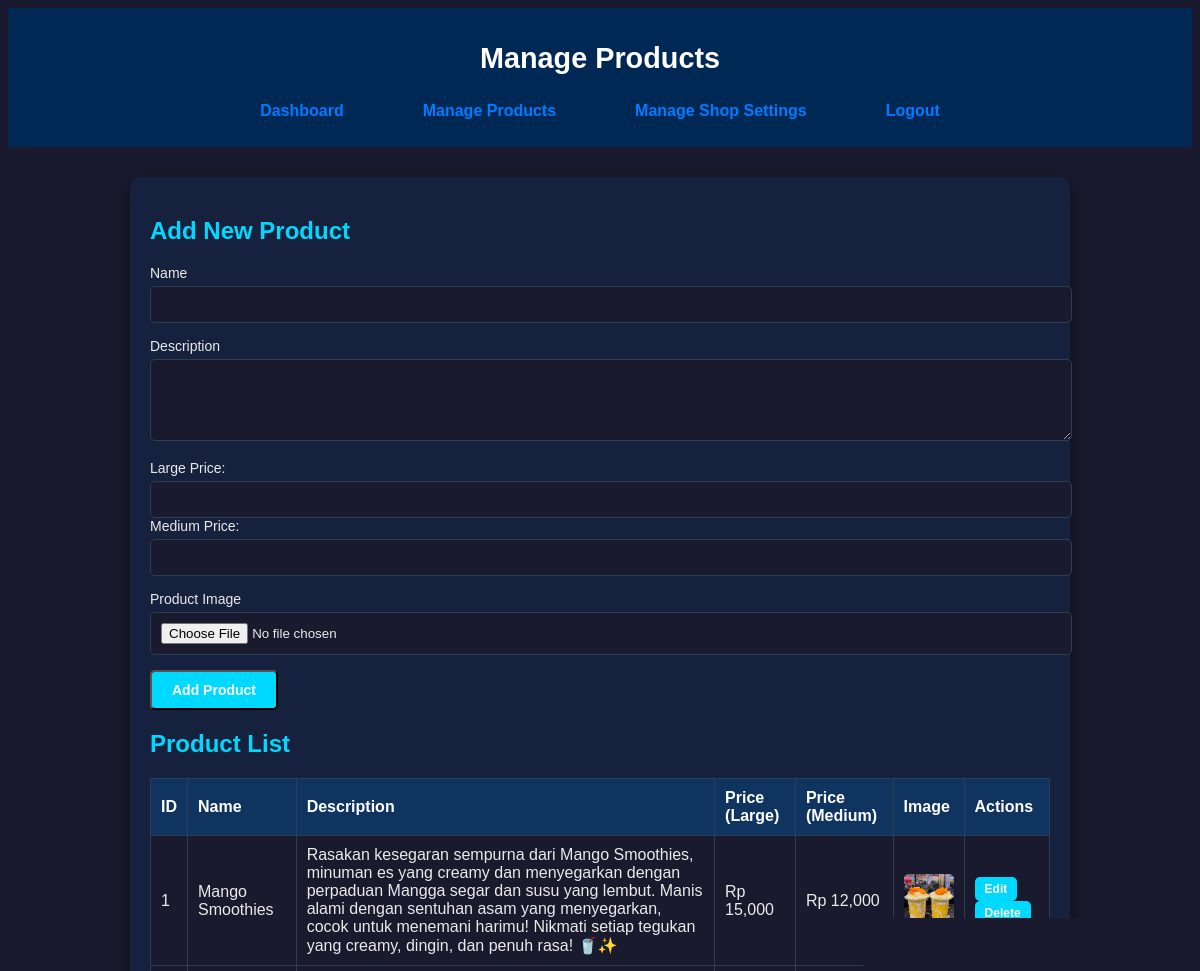
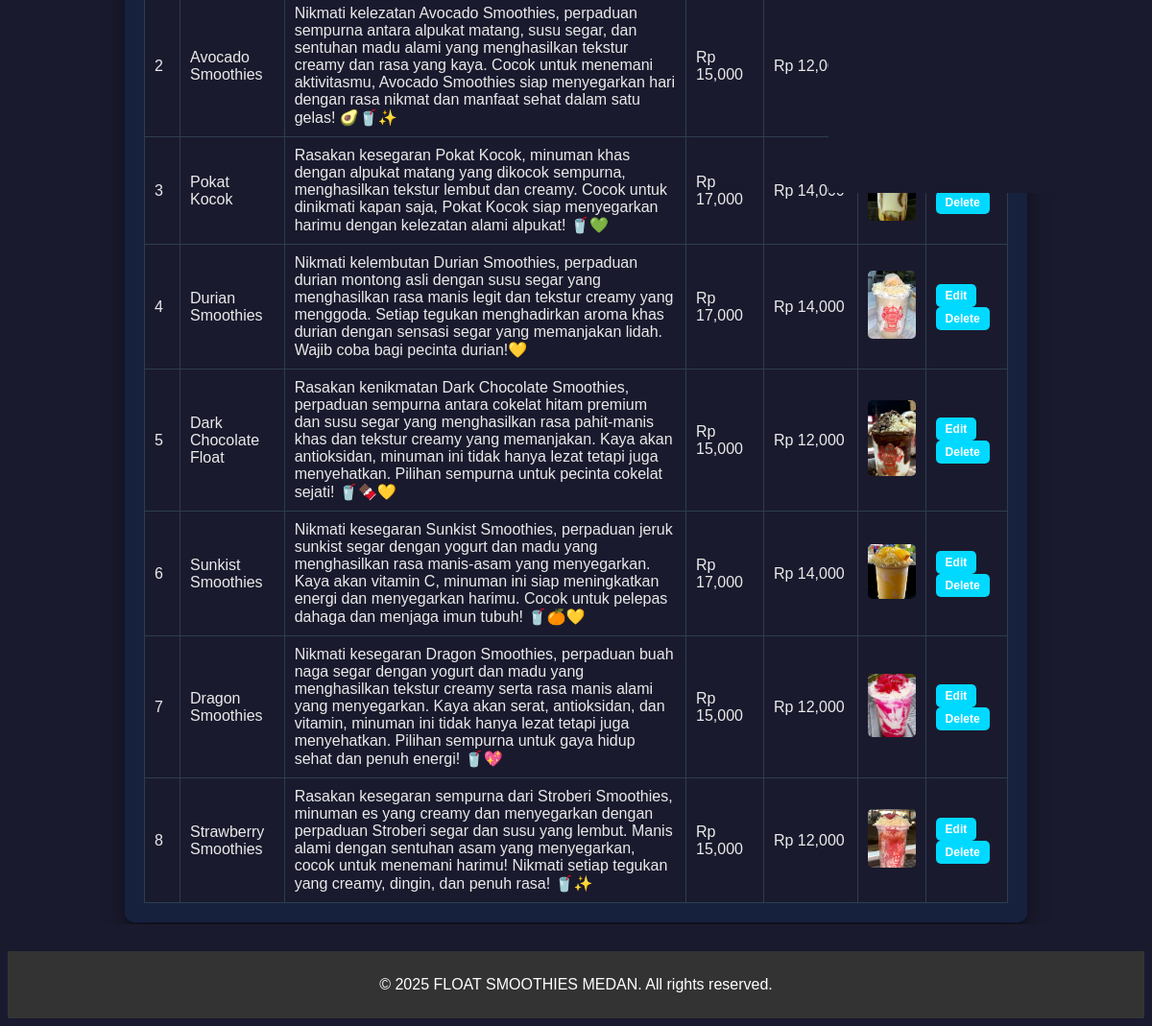
Screenshot of /manage_products.php (signed in) with the database file from the repository (2 pictures, top to bottom).
### tables this page shows
CREATE TABLE `products` (
  `id` int(11) NOT NULL,
  `name` varchar(100) NOT NULL,
  `description` text DEFAULT NULL,
  `price` decimal(10,2) NOT NULL,
  `price_large` decimal(10,2) NOT NULL,
  `price_medium` decimal(10,2) NOT NULL,
  `image` varchar(255) DEFAULT NULL
);

### manage_products.php (the view, shortened to what this page needs)
<?php
include '../includes/db.php';
$sql = "SELECT * FROM products";
$result = $conn->query($sql);
?>
<!DOCTYPE html>
<html lang="en">
<head>
    <link rel="stylesheet" href="https://cdnjs.cloudflare.com/ajax/libs/animate.css/4.1.1/animate.min.css">
</head>
<body>
<header>
    <div class="container">
        <h1>Manage Products</h1>
        <nav class="admin-navigation">
            <a href="index.php" class="nav-link">Dashboard</a>
            <a href="manage_products.php" class="nav-link">Manage Products</a>
            <a href="manage_shop_settings.php" class="nav-link">Manage Shop Settings</a>
            <a href="../logout.php" class="nav-link">Logout</a>
        </nav>
    </div>
</header>
    <div class="admin-container animate__animated animate__fadeIn">
        <h2>Add New Product</h2>
        <form action="" method="POST" enctype="multipart/form-data">
            <div class="input-group">
                <label for="name">Name</label>
                <input type="text" id="name" name="name" required>
            </div>
            <div class="input-group">
                <label for="description">Description</label>
                <textarea id="description" name="description" rows="4" required></textarea>
            </div>
            <div class="input-group">
            <label for="price_large">Large Price:</label>
            <input type="number" name="price_large" required>
            <label for="price_medium">Medium Price:</label>
            <input type="number" name="price_medium" required>
            </div>
            <div class="input-group">
                <label for="image">Product Image</label>
                <input type="file" id="image" name="image" accept="image/*" required>
            </div>
            <button type="submit" class="btn">Add Product</button>
        </form>
        <h2>Product List</h2>
        <table class="modern-table">
            <thead>
                <tr>
                    <th>ID</th>
                    <th>Name</th>
                    <th>Description</th>
                    <th>Price (Large)</th>
                    <th>Price (Medium)</th>
                    <th>Image</th>
                    <th>Actions</th>
                </tr>
            </thead>
            <tbody>
                <?php while($row = $result->fetch_assoc()): ?>
                    <tr>
                        <td><?php echo $row['id']; ?></td>
                        <td><?php echo $row['name']; ?></td>
                        <td><?php echo $row['description']; ?></td>
                        <td>Rp <?php echo number_format($row['price_large']); ?></td>
                        <td>Rp <?php echo number_format($row['price_medium']); ?></td>
                        <td><img src="../uploads/<?php echo $row['image']; ?>" alt="<?php echo $row['name']; ?>" width="50"></td>
                        <td>
                            <a href="edit_product.php?id=<?php echo $row['id']; ?>" class="btn">Edit</a>
                            <a href="delete_product.php?id=<?php echo $row['id']; ?>" class="btn">Delete</a>
                        </td>
                    </tr>
                <?php endwhile; ?>
            </tbody>
        </table>
    </div>
    <footer>
        <div class="footer">
            <p>&copy; 2025 FLOAT SMOOTHIES MEDAN. All rights reserved.</p>
        </div>
    </footer>
</body>
</html>
</body>
</html>

### manage_products.php (style rules this page uses)
body { background-color: #1a1a2e; color: #eaeaea; font-family: 'Poppins', sans-serif; }
header { background-color: #002855; color: white; padding: 15px 20px; text-align: center; font-size: 24px; font-weight: bold; }
header .container { display: flex; flex-direction: column; align-items: center; justify-content: center; text-align: center; }
header h1 { font-size: 1.8rem; margin-bottom: 15px; color: #ffff; }
.admin-navigation { display: flex; gap: 15px; justify-content: center; }
.admin-navigation .nav-link { text-decoration: none; color: #007bff; font-size: 1rem; padding: 10px 20px; border: 2px solid transparent; border-radius: 8px; transition: all 0.3s ease; }
nav a { margin: 0 10px; color: #eaeaea; text-decoration: none; font-weight: bold; font-size: 16px; }
.admin-container { max-width: 900px; margin: 30px auto; padding: 20px; background-color: #16213e; border-radius: 10px; box-shadow: 0px 8px 20px rgba(0, 0, 0, 0.5); }
.admin-container h2 { font-size: 24px; color: #00d9ff; margin-bottom: 20px; }
.input-group { margin-bottom: 15px; }
.input-group label { display: block; font-size: 14px; margin-bottom: 5px; }
.input-group input, .input-group textarea { width: 100%; padding: 10px; border-radius: 5px; border: 1px solid #2c3e50; background-color: #1a1a2e; color: #eaeaea; }
.btn { display: inline-block; padding: 10px 20px; background-color: #00d9ff; color: #fff; font-size: 14px; font-weight: bold; text-decoration: none; border-radius: 5px; text-align: center; transition: all 0.3s ease; }
.modern-table { width: 100%; border-collapse: collapse; margin-top: 20px; }
.modern-table th, .modern-table td { text-align: left; padding: 10px; border: 1px solid #2c3e50; }
.modern-table th { background-color: #0f3460; color: #fff; }
.modern-table td { background-color: #1a1a2e; }
.modern-table img { border-radius: 5px; }
.modern-table .btn { padding: 5px 10px; font-size: 12px; }
.footer { background-color: #333; color: white; text-align: center; padding: 10px; }

### rows the page displays
products: id "1", name "Mango Smoothies", description "Rasakan kesegaran sempurna dari Mango Smoothies, minuman es yang creamy dan menyegarkan dengan perpaduan Mangga segar dan susu yang lembut. Manis alami dengan sentuhan asam yang menyegarkan, cocok untuk menemani harimu! Nikmati setiap tegukan yang creamy, dingin, dan penuh rasa! 🥤✨", price_large "15,000", price_medium "12,000", image (picture)
products: id "2", name "Avocado Smoothies", description "Nikmati kelezatan Avocado Smoothies, perpaduan sempurna antara alpukat matang, susu segar, dan sentuhan madu alami yang menghasilkan tekstur creamy dan rasa yang kaya. Cocok untuk menemani aktivitasmu, Avocado Smoothies siap menyegarkan hari dengan rasa nikmat dan manfaat sehat dalam satu gelas! 🥑🥤✨", price_large "15,000", price_medium "12,000", image (picture)
products: id "3", name "Pokat Kocok", description "Rasakan kesegaran Pokat Kocok, minuman khas dengan alpukat matang yang dikocok sempurna, menghasilkan tekstur lembut dan creamy. Cocok untuk dinikmati kapan saja, Pokat Kocok siap menyegarkan harimu dengan kelezatan alami alpukat! 🥤💚", price_large "17,000", price_medium "14,000", image (picture)
products: id "4", name "Durian Smoothies", description "Nikmati kelembutan Durian Smoothies, perpaduan durian montong asli dengan susu segar yang menghasilkan rasa manis legit dan tekstur creamy yang menggoda. Setiap tegukan menghadirkan aroma khas durian dengan sensasi segar yang memanjakan lidah. Wajib coba bagi pecinta durian!💛", price_large "17,000", price_medium "14,000", image (picture)
products: id "5", name "Dark Chocolate Float", description "Rasakan kenikmatan Dark Chocolate Smoothies, perpaduan sempurna antara cokelat hitam premium dan susu segar yang menghasilkan rasa pahit-manis khas dan tekstur creamy yang memanjakan. Kaya akan antioksidan, minuman ini tidak hanya lezat tetapi juga menyehatkan. Pilihan sempurna untuk pecinta cokelat sejati! 🥤🍫💛", price_large "15,000", price_medium "12,000", image (picture)
products: id "6", name "Sunkist Smoothies", description "Nikmati kesegaran Sunkist Smoothies, perpaduan jeruk sunkist segar dengan yogurt dan madu yang menghasilkan rasa manis-asam yang menyegarkan. Kaya akan vitamin C, minuman ini siap meningkatkan energi dan menyegarkan harimu. Cocok untuk pelepas dahaga dan menjaga imun tubuh! 🥤🍊💛", price_large "17,000", price_medium "14,000", image (picture)
products: id "7", name "Dragon Smoothies", description "Nikmati kesegaran Dragon Smoothies, perpaduan buah naga segar dengan yogurt dan madu yang menghasilkan tekstur creamy serta rasa manis alami yang menyegarkan. Kaya akan serat, antioksidan, dan vitamin, minuman ini tidak hanya lezat tetapi juga menyehatkan. Pilihan sempurna untuk gaya hidup sehat dan penuh energi! 🥤💖", price_large "15,000", price_medium "12,000", image (picture)
products: id "8", name "Strawberry Smoothies", description "Rasakan kesegaran sempurna dari Stroberi Smoothies, minuman es yang creamy dan menyegarkan dengan perpaduan Stroberi segar dan susu yang lembut. Manis alami dengan sentuhan asam yang menyegarkan, cocok untuk menemani harimu! Nikmati setiap tegukan yang creamy, dingin, dan penuh rasa! 🥤✨", price_large "15,000", price_medium "12,000", image (picture)
